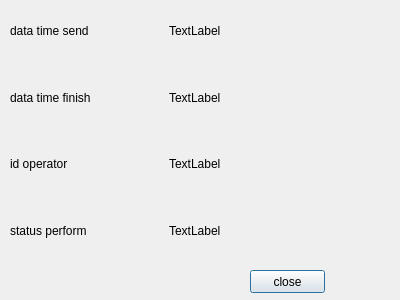
<?xml version="1.0" encoding="UTF-8"?>
<ui version="4.0">
 <class>ViewReport</class>
 <widget class="QDialog" name="ViewReport">
  <property name="geometry">
   <rect>
    <x>0</x>
    <y>0</y>
    <width>400</width>
    <height>300</height>
   </rect>
  </property>
  <property name="windowTitle">
   <string>Dialog</string>
  </property>
  <widget class="QPushButton" name="close">
   <property name="geometry">
    <rect>
     <x>250</x>
     <y>270</y>
     <width>75</width>
     <height>23</height>
    </rect>
   </property>
   <property name="text">
    <string>close</string>
   </property>
  </widget>
  <widget class="QWidget" name="">
   <property name="geometry">
    <rect>
     <x>10</x>
     <y>0</y>
     <width>311</width>
     <height>261</height>
    </rect>
   </property>
   <layout class="QVBoxLayout" name="verticalLayout">
    <item>
     <layout class="QHBoxLayout" name="horizontalLayout">
      <item>
       <widget class="QLabel" name="label">
        <property name="text">
         <string>data time send</string>
        </property>
       </widget>
      </item>
      <item>
       <widget class="QLabel" name="dataTimeSend">
        <property name="text">
         <string>TextLabel</string>
        </property>
       </widget>
      </item>
     </layout>
    </item>
    <item>
     <layout class="QHBoxLayout" name="horizontalLayout_2">
      <item>
       <widget class="QLabel" name="label_2">
        <property name="text">
         <string>data time finish</string>
        </property>
       </widget>
      </item>
      <item>
       <widget class="QLabel" name="dataTimeFinish">
        <property name="text">
         <string>TextLabel</string>
        </property>
       </widget>
      </item>
     </layout>
    </item>
    <item>
     <layout class="QHBoxLayout" name="horizontalLayout_3">
      <item>
       <widget class="QLabel" name="label_3">
        <property name="text">
         <string>id operator</string>
        </property>
       </widget>
      </item>
      <item>
       <widget class="QLabel" name="idOperator">
        <property name="text">
         <string>TextLabel</string>
        </property>
       </widget>
      </item>
     </layout>
    </item>
    <item>
     <layout class="QHBoxLayout" name="horizontalLayout_4">
      <item>
       <widget class="QLabel" name="label_4">
        <property name="text">
         <string>status perform</string>
        </property>
       </widget>
      </item>
      <item>
       <widget class="QLabel" name="statusPerform">
        <property name="text">
         <string>TextLabel</string>
        </property>
       </widget>
      </item>
     </layout>
    </item>
   </layout>
  </widget>
 </widget>
 <resources/>
 <connections/>
</ui>
